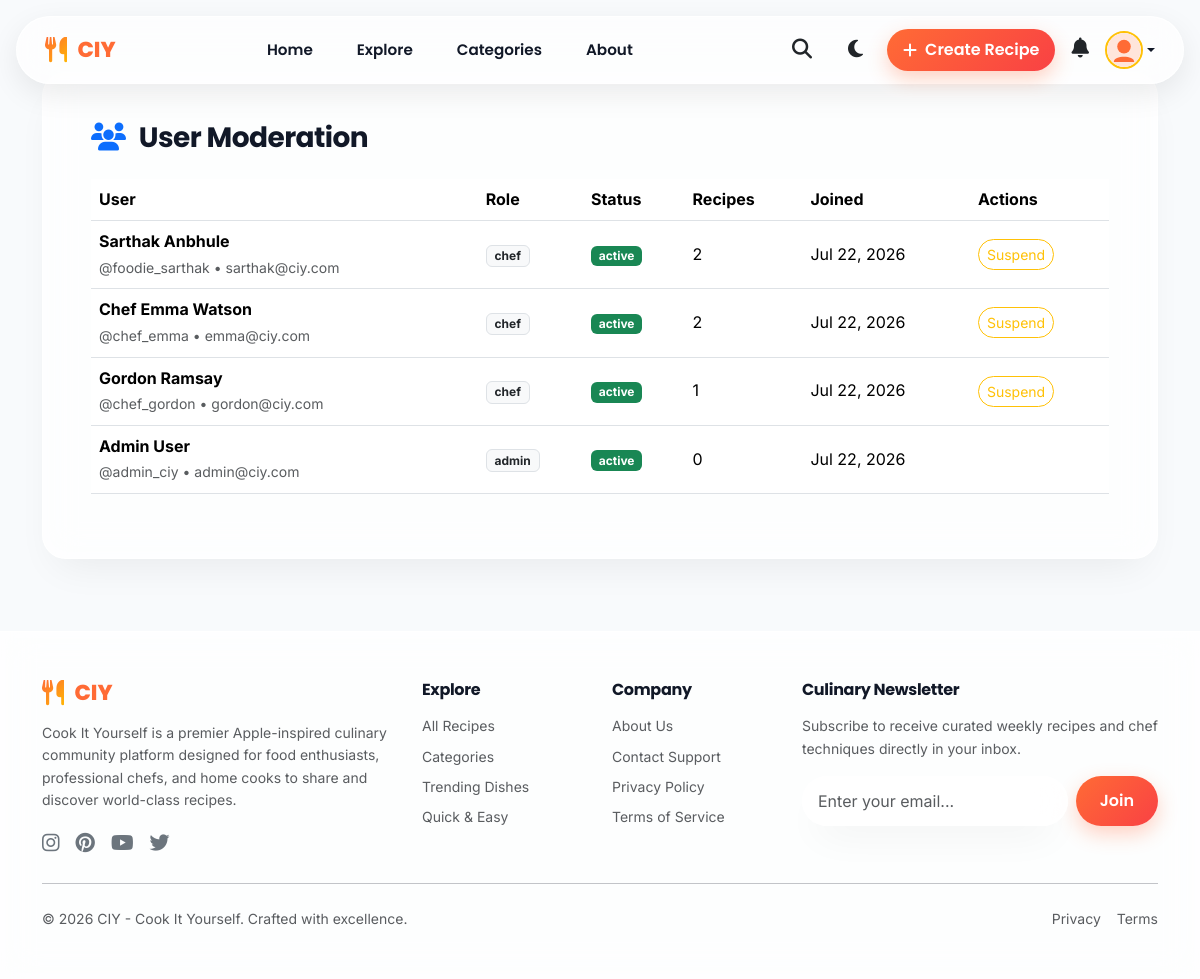
/team_modules/01_Sarthak_Team_Leader_Core_Engine/admin/users.php (signed in), run on the app's committed database.
### tables this page shows
CREATE TABLE `users` (
  `id` INT UNSIGNED AUTO_INCREMENT PRIMARY KEY,
  `name` VARCHAR(100) NOT NULL,
  `username` VARCHAR(50) NOT NULL UNIQUE,
  `email` VARCHAR(150) NOT NULL UNIQUE,
  `password` VARCHAR(255) NOT NULL,
  `avatar` VARCHAR(255) DEFAULT 'default_avatar.jpg',
  `cover_image` VARCHAR(255) DEFAULT 'default_cover.jpg',
  `bio` TEXT DEFAULT NULL,
  `role` ENUM('user', 'chef', 'admin') NOT NULL DEFAULT 'user',
  `status` ENUM('active', 'suspended', 'banned') NOT NULL DEFAULT 'active',
  `remember_token` VARCHAR(255) DEFAULT NULL,
  `created_at` TIMESTAMP DEFAULT CURRENT_TIMESTAMP,
  `updated_at` TIMESTAMP DEFAULT CURRENT_TIMESTAMP ON UPDATE CURRENT_TIMESTAMP
);

### team_modules/01_Sarthak_Team_Leader_Core_Engine/config/database.php (called while the page is built, shortened)
<?php
class Database {
    private static ?PDO $instance = null;
    public static function getInstance(): PDO {
        if (self::$instance === null) {
            try {
                $dsn = "mysql:host=" . DB_HOST . ";port=" . DB_PORT . ";dbname=" . DB_NAME . ";charset=" . DB_CHARSET;
                $options = [
                    PDO::ATTR_ERRMODE => PDO::ERRMODE_EXCEPTION,
                    PDO::ATTR_DEFAULT_FETCH_MODE => PDO::FETCH_ASSOC,
                    PDO::ATTR_EMULATE_PREPARES => false,
                    PDO::MYSQL_ATTR_INIT_COMMAND => "SET NAMES " . DB_CHARSET
                ];
                self::$instance = new PDO($dsn, DB_USER, DB_PASS, $options);
            } catch (PDOException $e) {
                try {
                    $sqliteDir = ROOT_PATH . 'database/';
                    if (!is_dir($sqliteDir)) {
                        mkdir($sqliteDir, 0755, true);
                    }
                    $sqlitePath = $sqliteDir . 'ciy_sqlite.db';
                    $isNewDatabase = !file_exists($sqlitePath);
                    self::$instance = new PDO("sqlite:" . $sqlitePath);
                    self::$instance->setAttribute(PDO::ATTR_ERRMODE, PDO::ERRMODE_EXCEPTION);
                    self::$instance->setAttribute(PDO::ATTR_DEFAULT_FETCH_MODE, PDO::FETCH_ASSOC);
                    self::$driver = 'sqlite';
                    if ($isNewDatabase) {
                        self::seedSqlite(self::$instance);
                    }
                } catch (PDOException $ex) {
                    die("<div style='font-family:system-ui,sans-serif; padding:40px; text-align:center;'>
                        <h2>Database Connection Failed</h2>
                        <p>" . htmlspecialchars($ex->getMessage()) . "</p>
                    </div>");
                }
            }
        }
        return self::$instance;
    }
}

### team_modules/01_Sarthak_Team_Leader_Core_Engine/classes/Admin.php (called while the page is built, shortened)
<?php
require_once __DIR__ . '/../config/database.php';
class Admin {
    private PDO $db;
    public function __construct() {
        $this->db = Database::getInstance();
    }
    public function getUsers(int $page = 1, int $limit = 15): array {
        $offset = ($page - 1) * $limit;
        $stmt = $this->db->prepare("
            SELECT u.*,
                   (SELECT COUNT(*) FROM recipes WHERE user_id = u.id) AS recipe_count
            FROM users u
            ORDER BY u.created_at DESC
            LIMIT :limit OFFSET :offset
        ");
        $stmt->bindValue(':limit', $limit, PDO::PARAM_INT);
        $stmt->bindValue(':offset', $offset, PDO::PARAM_INT);
        $stmt->execute();
        return $stmt->fetchAll();
    }
}

### team_modules/01_Sarthak_Team_Leader_Core_Engine/config/helpers.php (called while the page is built, shortened)
<?php
function e(?string $string): string {
    return htmlspecialchars($string ?? '', ENT_QUOTES | ENT_SUBSTITUTE, 'UTF-8');
}

### team_modules/01_Sarthak_Team_Leader_Core_Engine/admin/users.php (the view, shortened to what this page needs)
<?php
require_once __DIR__ . '/../config/helpers.php';
require_once __DIR__ . '/../classes/Auth.php';
require_once __DIR__ . '/../classes/Admin.php';
$adminEngine = new Admin();
$users = $adminEngine->getUsers(1, 20);
require_once __DIR__ . '/../includes/header.php';
require_once __DIR__ . '/../includes/navbar.php';
?>
<div class="container py-5 my-4">
    <div class="glass-card p-4 p-md-5" data-aos="fade-up">
        <h3 class="font-heading fw-bold mb-4"><i class="fa-solid fa-users text-primary me-2"></i> User Moderation</h3>
        <div class="table-responsive">
            <table class="table align-middle">
                <thead>
                    <tr>
                        <th>User</th>
                        <th>Role</th>
                        <th>Status</th>
                        <th>Recipes</th>
                        <th>Joined</th>
                        <th>Actions</th>
                    </tr>
                </thead>
                <tbody>
                    <?php foreach ($users as $u): ?>
                        <tr>
                            <td>
                                <div class="fw-bold"><?= e($u['name']) ?></div>
                                <small class="text-muted">@<?= e($u['username']) ?> • <?= e($u['email']) ?></small>
                            </td>
                            <td><span class="badge bg-light text-dark border"><?= e($u['role']) ?></span></td>
                            <td>
                                <span class="badge bg-<?= $u['status'] === 'active' ? 'success' : 'danger' ?>"><?= e($u['status']) ?></span>
                            </td>
                            <td><?= $u['recipe_count'] ?></td>
                            <td><?= date('M j, Y', strtotime($u['created_at'])) ?></td>
                            <td>
                                <?php if ($u['role'] !== 'admin'): ?>
                                    <?php if ($u['status'] === 'active'): ?>
                                        <a href="?status_id=<?= $u['id'] ?>&set_status=suspended" class="btn btn-outline-warning btn-sm rounded-pill">Suspend</a>
                                    <?php else: ?>
                                        <a href="?status_id=<?= $u['id'] ?>&set_status=active" class="btn btn-outline-success btn-sm rounded-pill">Activate</a>
                                    <?php endif; ?>
                                <?php endif; ?>
                            </td>
                        </tr>
                    <?php endforeach; ?>
                </tbody>
            </table>
        </div>
    </div>
</div>
<?php require_once __DIR__ . '/../includes/footer.php'; ?>

### team_modules/01_Sarthak_Team_Leader_Core_Engine/assets/css/style.css (style rules this page uses)
:root { --primary: #FF6B35; --primary-hover: #E85A24; --primary-light: rgba(255, 107, 53, 0.12); --secondary: #FFB703; --accent: #F94144; --bg-main: #F8FAFC; --bg-card: rgba(255, 255, 255, 0.72); --bg-card-solid: #FFFFFF; --bg-glass: rgba(255, 255, 255, 0.65); --text-main: #111827; --text-muted: #6B7280; --text-inverse: #FFFFFF; --border-glass: rgba(255, 255, 255, 0.8); --border-subtle: rgba(229, 231, 235, 0.7); --shadow-glass: 0 20px 40px -15px rgba(0, 0, 0, 0.07), 0 0 15px rgba(255, 255, 255, 0.5) inset; --shadow-hover: 0 25px 50px -12px rgba(255, 107, 53, 0.25); --font-heading: 'Poppins', -apple-system, BlinkMacSystemFont, sans-serif; --font-body: 'Inter', -apple-system, BlinkMacSystemFont, sans-serif; --blur-glass: blur(18px); --radius-lg: 24px; --radius-md: 16px; --radius-sm: 12px; --radius-pill: 9999px; --transition: all 0.35s cubic-bezier(0.16, 1, 0.3, 1); }
* { box-sizing: border-box; margin: 0; padding: 0; }
body { font-family: var(--font-body); background-color: var(--bg-main); color: var(--text-main); line-height: 1.6; overflow-x: hidden; transition: background-color 0.4s ease, color 0.4s ease; min-height: 100vh; display: flex; flex-direction: column; }
h1, h2, h3, h4, h5, h6, .font-heading { font-family: var(--font-heading); font-weight: 700; color: var(--text-main); letter-spacing: -0.02em; }
a { text-decoration: none; color: inherit; transition: var(--transition); }
.glass-card { background: var(--bg-card); backdrop-filter: var(--blur-glass); -webkit-backdrop-filter: var(--blur-glass); border: 1px solid var(--border-glass); border-radius: var(--radius-lg); box-shadow: var(--shadow-glass); transition: var(--transition); }

### data on the page
users: name "Sarthak Anbhule", username "foodie_sarthak", email "sarthak@ciy.com", role "chef", status "active", recipe_count "2", created_at "Jul 22, 2026"
users: name "Chef Emma Watson", username "chef_emma", email "emma@ciy.com", role "chef", status "active", recipe_count "2", created_at "Jul 22, 2026"
users: name "Gordon Ramsay", username "chef_gordon", email "gordon@ciy.com", role "chef", status "active", recipe_count "1", created_at "Jul 22, 2026"
users: name "Admin User", username "admin_ciy", email "admin@ciy.com", role "admin", status "active", recipe_count "0", created_at "Jul 22, 2026"
